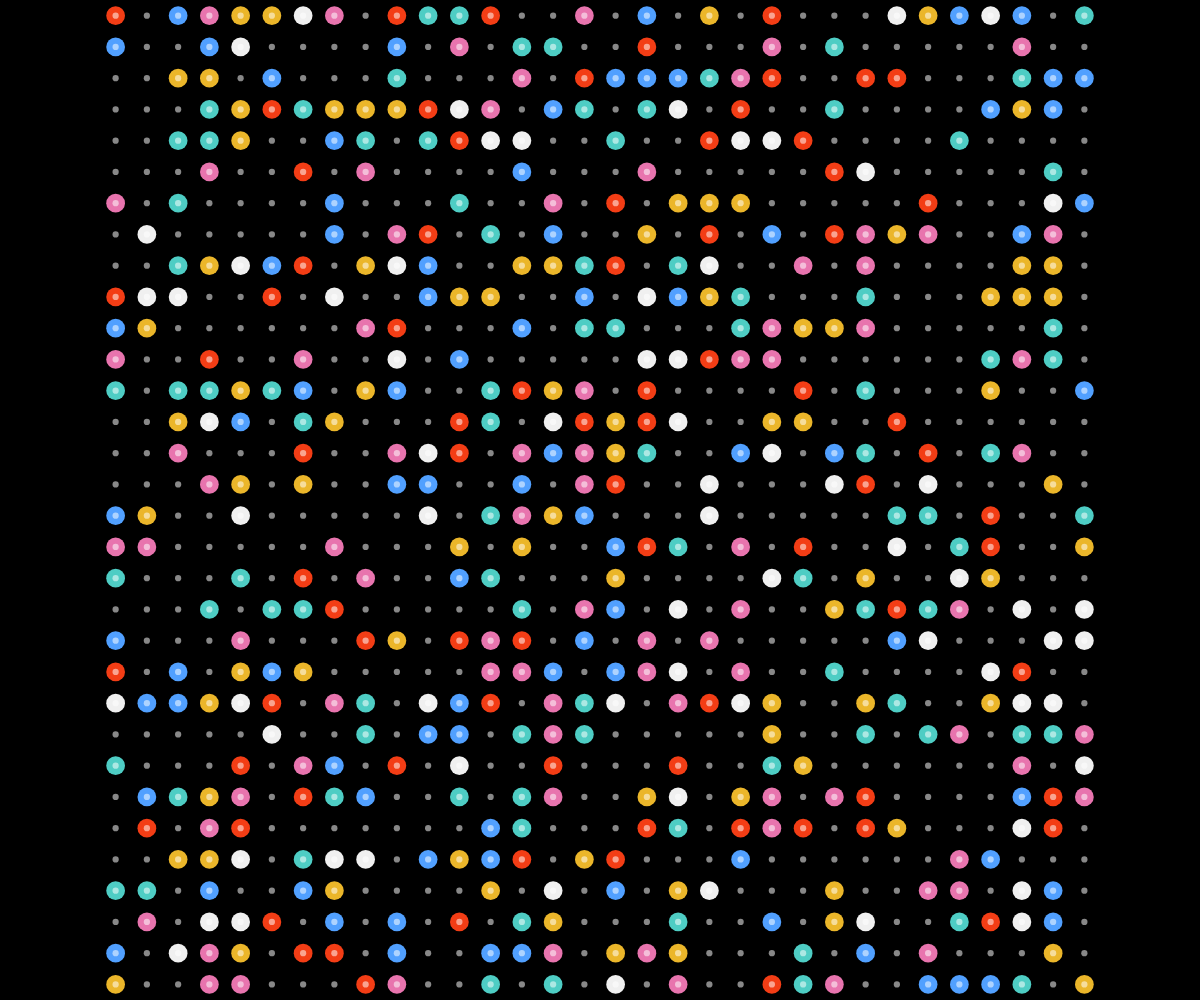
Frame 1 (no input)
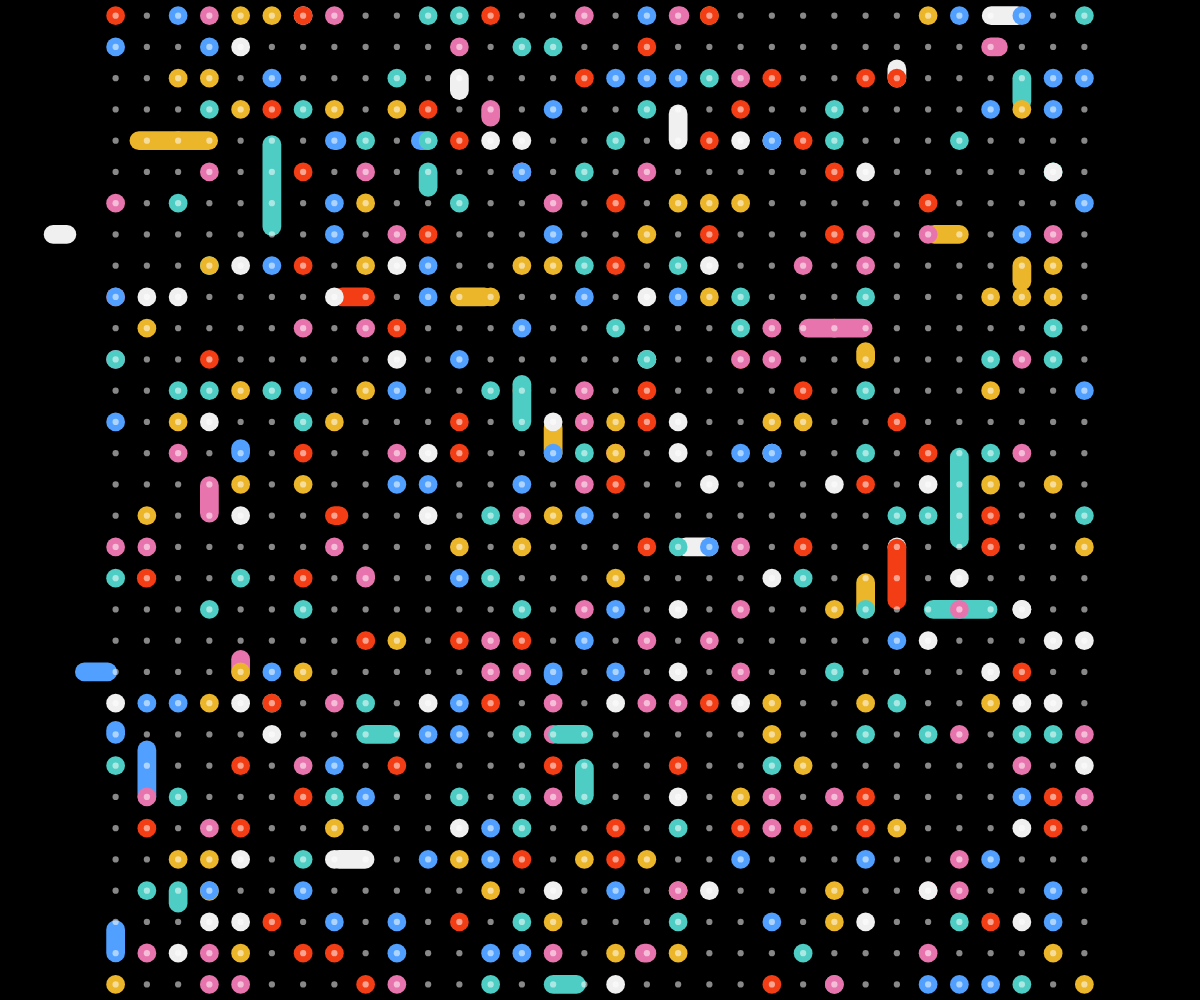
Frame 60 (no input)
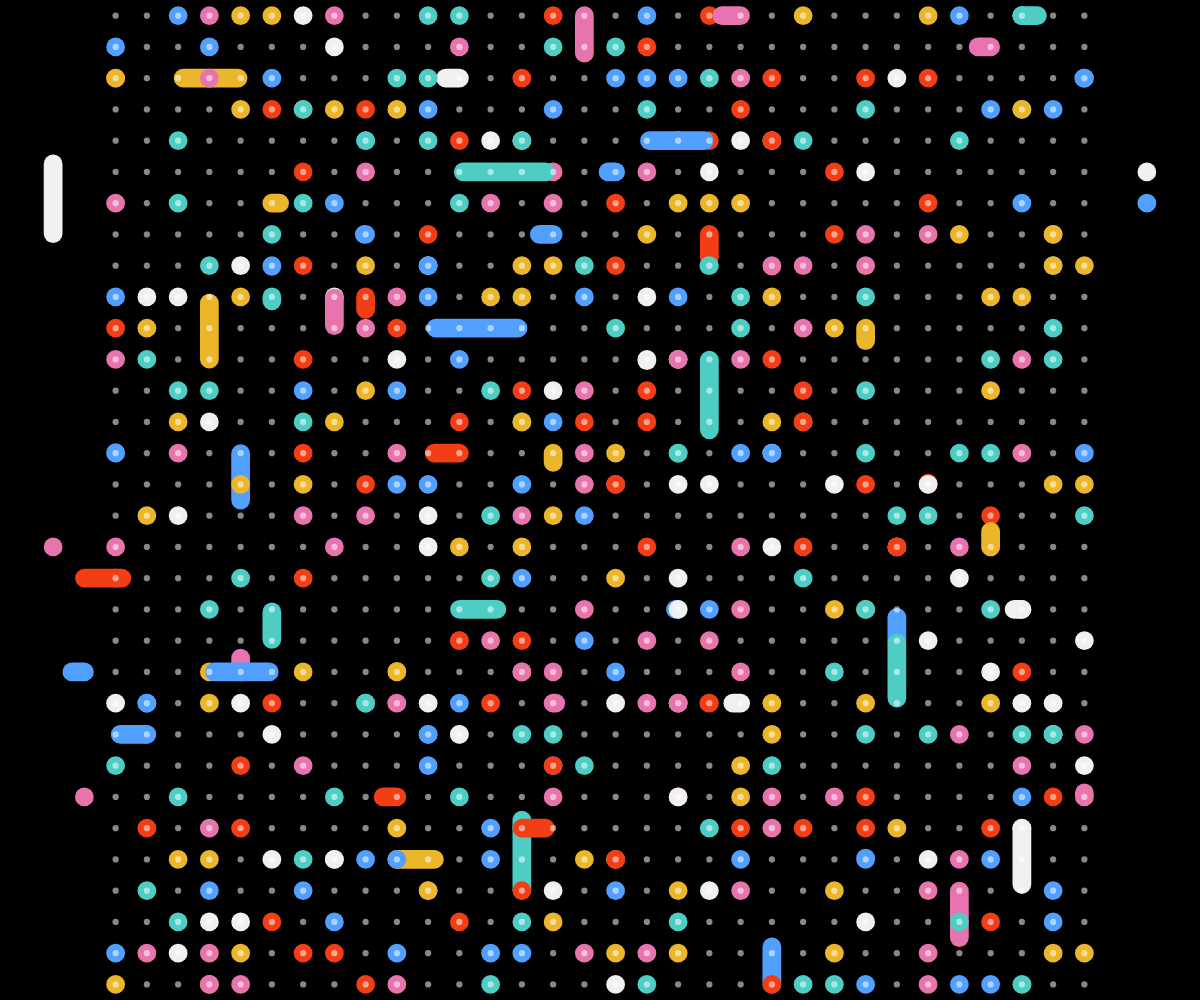
Frame 120 (the mouse pressed at the canvas centre since frame 60)

The p5.js sketch that drew these frames (run headless with seeded random() and noise() and a simulated clock; from frame 60 on, the mouse is pressed at the canvas centre):

// p5.js sketch
// ── sketch.js
/*
By Okazz 2025
*/
let palette = ['#e874ae', '#51A0FF', '#f33d15', '#f0f0f0', '#EBB62A', '#4ecdc4'];
let ctx;
let centerX, centerY;
let movers = [];
let gridCount = 32;
let shapes = [];

function setup() {
	// 建立填滿視窗的畫布
	createCanvas(windowWidth, windowHeight);
	rectMode(CENTER);
	colorMode(HSB, 360, 100, 100, 100);
	ctx = drawingContext;
	centerX = width / 2;
	centerY = height / 2;
	// 使用最小邊長作為網格基準，保留原先方形視覺
	let w = min(width, height);
	createGrid(centerX, centerY, w);
	addMovers(centerX, centerY, w);

	// 綁定按鈕點擊事件
	setupModalControls();

	// 綁定「第一單元講義」點擊事件以開啟 iframe（若 DOM 存在）
	const s1 = document.getElementById('link-s1');
	if (s1) {
		const url = 'https://hackmd.io/@BAqJArQbQ7GhqcylqCAvSA/S1qFpEColg';
		s1.addEventListener('click', function (e) {
			e.preventDefault();
			openIframe(url);
		});
	}

	// 綁定 modal 的關閉與背景點擊行為
	const modal = document.getElementById('iframeModal');
	if (modal) {
		// 點擊遮罩（非 iframe-wrap）關閉
		modal.addEventListener('click', function (e) {
			if (e.target === modal) closeIframe();
		});

		const btn = document.getElementById('iframeClose');
		if (btn) btn.addEventListener('click', closeIframe);

		// 防止點擊 iframe-wrap 時冒泡至遮罩
		const wrap = modal.querySelector('.iframe-wrap');
		if (wrap) wrap.addEventListener('click', function (e) { e.stopPropagation(); });
	}
}

function windowResized() {
	// 當視窗大小改變時重新調整畫布與內容
	resizeCanvas(windowWidth, windowHeight);
	centerX = width / 2;
	centerY = height / 2;
	// 重新建立 shapes 與 movers，避免延續舊的座標
	shapes = [];
	movers = [];
	let w = min(width, height);
	createGrid(centerX, centerY, w);
	addMovers(centerX, centerY, w);
}

// 根據滑鼠位置顯示/隱藏側邊選單
function updateMenuVisibility() {
	const menu = document.getElementById('sideMenu');
	if (!menu) return;

	// 在 p5 中，mouseX 以畫布左上為 (0,0)。
	// 當滑鼠 X 座標小於等於 100 時，顯示選單。
	// 若滑鼠不在左側區域但正在懸停選單上，保持顯示，否則隱藏。
	const inLeftZone = (typeof mouseX !== 'undefined') && mouseX <= 100;

	if (inLeftZone) {
		menu.classList.add('visible');
		menu.setAttribute('aria-hidden', 'false');
	} else {
		// 若使用者仍然把滑鼠移到選單上，維持顯示
		const hovered = menu.matches(':hover');
		if (!hovered) {
			menu.classList.remove('visible');
			menu.setAttribute('aria-hidden', 'true');
		}
	}
}

function draw() {
	background('#000000');

	for (let i of movers) {
		i.run();
	}

	noStroke();
	for (let i of shapes) {
		fill('#ffffff88');
		circle(i.x, i.y, i.w);
	}

	// 更新側邊選單的顯示狀態（若存在於 DOM 中）
	updateMenuVisibility();
}

function easeInOutQuint(x) {
	return x < 0.5 ? 16 * x * x * x * x * x : 1 - Math.pow(-2 * x + 2, 5) / 2;
}

function addMovers(x, y, w) {
	let cellW = w / gridCount;
	for (let i = 0; i < gridCount; i++) {
		for (let j = 0; j < gridCount; j++) {
			let cellX = j * cellW + cellW / 2 + x - (w / 2);
			let cellY = i * cellW + cellW / 2 + y - (w / 2);
			if (random() > 0.5) {
				movers.push(new Mover(cellX, cellY, cellW));
			}
		}
	}
}

function createGrid(x, y, w) {
	let cellW = w / gridCount;
	for (let i = 0; i < gridCount; i++) {
		for (let j = 0; j < gridCount; j++) {
			let cellX = j * cellW + cellW / 2 + x - (w / 2);
			let cellY = i * cellW + cellW / 2 + y - (w / 2);
			shapes.push({ x: cellX, y: cellY, w: cellW * 0.2 });
		}
	}
}

/*------------------------------------------------------------------------------------------*/

class Mover {
	constructor(x, y, d) {
		this.x = x;
		this.y = y;
		this.d = d;
		this.restTime = int(random(300));
		this.timings = [];
		let t = 0;
		for (let i = 0; i < 10; i++) {
			this.timings.push(t);
			t += 8;
		}

		this.curX1 = this.x;
		this.curY1 = this.y;
		this.curX2 = this.x;
		this.curY2 = this.y;

		this.init();

		this.clrs = palette.slice();
		shuffle(this.clrs, true);

		this.circleD = this.d * 0.6;
	}

	show() {
		strokeWeight(this.circleD);
		stroke(this.clrs[1]);
		line(this.curX1, this.curY1, this.curX2, this.curY2);


	}

	update() {
		if (this.timings[0] < this.timer && this.timer < this.timings[3]) {
			let nrm = norm(this.timer, this.timings[0], this.timings[3] - 1);
			this.curX1 = lerp(this.orgX, this.tgtX, easeInOutQuint(nrm));
			this.curY1 = lerp(this.orgY, this.tgtY, easeInOutQuint(nrm));
		}
		if (this.timings[1] < this.timer && this.timer < this.timings[4]) {
			let nrm = norm(this.timer, this.timings[1], this.timings[4] - 1);
			this.curX2 = lerp(this.orgX, this.tgtX, easeInOutQuint(nrm));
			this.curY2 = lerp(this.orgY, this.tgtY, easeInOutQuint(nrm));
		}
		if (this.timings[4] < this.timer) {
			this.init();
		}
		this.timer++
	}

	init() {
		this.timer = 0;
		this.orgX = this.curX1;
		this.orgY = this.curY1;
		let r = floor(random(4)) * this.d;
		do {
			this.direction = int(random(4)) * (TAU / 4);
			this.tgtX = this.orgX + r * cos(this.direction);
			this.tgtY = this.orgY + r * sin(this.direction);
		} while (
			this.tgtX < 0 || this.tgtX > width ||
			this.tgtY < 0 || this.tgtY > height
		);
		this.timer = -this.restTime;
	}

	run() {
		this.show();
		this.update();
	}
}

// --- iframe modal 控制 ---
function setupModalControls() {
	// 綁定「第一單元作品」點擊事件
	const workLink = document.getElementById('link-work');
	if (workLink) {
		const url = 'https://liny90596-lab.github.io/20251020/';
		workLink.addEventListener('click', function(e) {
			e.preventDefault();
			openIframe(url);
		});
	}

	// 綁定 modal 的關閉行為
	const modal = document.getElementById('iframeModal');
	if (modal) {
		// 點擊遮罩關閉
		modal.addEventListener('click', function(e) {
			if (e.target === modal) closeIframe();
		});

		// 點擊關閉按鈕關閉
		const btn = document.getElementById('iframeClose');
		if (btn) btn.addEventListener('click', closeIframe);

		// 防止點擊 iframe-wrap 時冒泡至遮罩
		const wrap = modal.querySelector('.iframe-wrap');
		if (wrap) wrap.addEventListener('click', function(e) {
			e.stopPropagation();
		});
	}
}

function openIframe(url) {
		const modal = document.getElementById('iframeModal');
		const frame = document.getElementById('contentFrame');
		if (!modal || !frame) return;
		frame.src = url;
		modal.classList.add('visible');
		modal.setAttribute('aria-hidden', 'false');
	}

	function closeIframe() {
		const modal = document.getElementById('iframeModal');
		const frame = document.getElementById('contentFrame');
		if (!modal || !frame) return;
		modal.classList.remove('visible');
		modal.setAttribute('aria-hidden', 'true');
		// 延遲清除 src 以確保關閉動畫看起來順暢
		setTimeout(() => { frame.src = ''; }, 250);
	}
// ── style.css
html, body {
  margin: 0;
  padding: 0;
  height: 100%;
  width: 100%;
  overflow: hidden; /* 移除捲軸 */
}

canvas {
  display: block;
  /* 確保 canvas 不會因預設樣式產生空隙 */
  position: absolute;
  top: 0;
  left: 0;
}

/* 側邊選單樣式 */
#sideMenu {
  position: fixed;
  top: 0;
  left: -280px; /* 預設隱藏於畫面左側 */
  width: 280px;
  height: 100%;
  background: rgba(20, 20, 20, 0.95);
  color: #fff;
  z-index: 1100; /* 置於 canvas 之上 */
  box-shadow: 2px 0 8px rgba(0,0,0,0.5);
  transition: left 0.28s ease;
  display: flex;
  align-items: center;
  justify-content: center;
}

#sideMenu.visible {
  left: 0; /* 滑入顯示 */
}

#sideMenu ul {
  list-style: none;
  padding: 0 20px;
  margin: 0;
  width: 100%;
}

#sideMenu li {
  margin: 12px 0;
}

#sideMenu a {
  color: #fff;
  text-decoration: none;
  display: block;
  padding: 8px 12px;
  font-size: 32px; /* 使用者要求的字體大小 */
  font-weight: 500;
}

#sideMenu a:hover {
  background: rgba(255,255,255,0.06);
  border-radius: 6px;
}

/* 避免選單被畫布遮蔽的互動範圍（可視情況移除） */
.menu-trigger-zone {
  position: fixed;
  top: 0;
  left: 0;
  width: 100px;
  height: 100%;
  z-index: 1000;
  pointer-events: none; /* 不阻擋滑鼠事件，僅作參考 */
}

/* iframe overlay */
#iframeModal {
  position: fixed;
  inset: 0;
  display: flex;
  align-items: center;
  justify-content: center;
  background: rgba(0,0,0,0.55);
  z-index: 1200; /* 高於側選單 */
  opacity: 0;
  pointer-events: none;
  transition: opacity 0.22s ease;
}

#iframeModal.visible {
  opacity: 1;
  pointer-events: auto;
}

.iframe-wrap {
  position: relative;
  width: 70vw; /* 70% 視窗寬 */
  height: 85vh; /* 85% 視窗高 */
  background: #fff;
  box-shadow: 0 8px 30px rgba(0,0,0,0.6);
  border-radius: 6px;
  overflow: hidden;
}

.iframe-wrap iframe {
  width: 100%;
  height: 100%;
  border: 0;
  display: block;
}

#iframeClose {
  position: absolute;
  top: 8px;
  right: 10px;
  z-index: 10;
  background: rgba(0,0,0,0.6);
  color: #fff;
  border: none;
  width: 36px;
  height: 36px;
  border-radius: 50%;
  font-size: 20px;
  cursor: pointer;
}

#iframeClose:hover {
  background: rgba(0,0,0,0.85);
}
